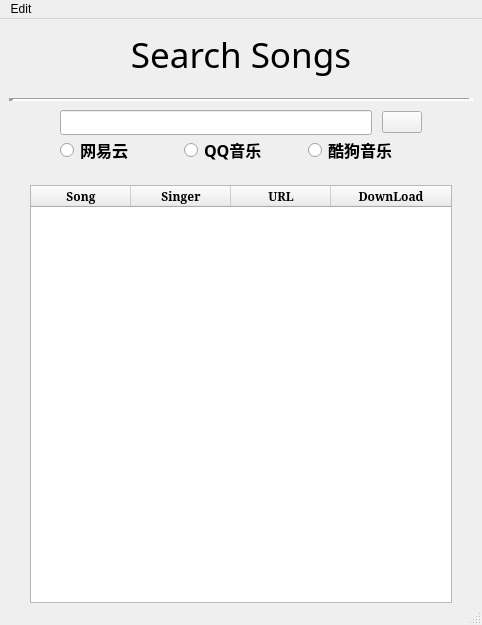
<?xml version="1.0" encoding="UTF-8"?>
<ui version="4.0">
 <class>MainWindow</class>
 <widget class="QMainWindow" name="MainWindow">
  <property name="geometry">
   <rect>
    <x>0</x>
    <y>0</y>
    <width>482</width>
    <height>625</height>
   </rect>
  </property>
  <property name="maximumSize">
   <size>
    <width>16777215</width>
    <height>16777215</height>
   </size>
  </property>
  <property name="windowTitle">
   <string>MainWindow</string>
  </property>
  <widget class="QWidget" name="centralwidget">
   <layout class="QVBoxLayout" name="verticalLayout" stretch="1,3">
    <property name="spacing">
     <number>0</number>
    </property>
    <property name="leftMargin">
     <number>0</number>
    </property>
    <property name="topMargin">
     <number>0</number>
    </property>
    <property name="rightMargin">
     <number>0</number>
    </property>
    <property name="bottomMargin">
     <number>0</number>
    </property>
    <item>
     <widget class="QWidget" name="widget" native="true">
      <layout class="QVBoxLayout" name="verticalLayout_2" stretch="4,1,1,1">
       <property name="spacing">
        <number>0</number>
       </property>
       <property name="leftMargin">
        <number>0</number>
       </property>
       <property name="topMargin">
        <number>0</number>
       </property>
       <property name="rightMargin">
        <number>0</number>
       </property>
       <property name="bottomMargin">
        <number>0</number>
       </property>
       <item>
        <widget class="QWidget" name="widget_3" native="true">
         <layout class="QHBoxLayout" name="horizontalLayout">
          <property name="spacing">
           <number>0</number>
          </property>
          <property name="leftMargin">
           <number>0</number>
          </property>
          <property name="topMargin">
           <number>0</number>
          </property>
          <property name="rightMargin">
           <number>0</number>
          </property>
          <property name="bottomMargin">
           <number>0</number>
          </property>
          <item>
           <widget class="QLabel" name="Title">
            <property name="font">
             <font>
              <family>Showcard Gothic</family>
              <pointsize>26</pointsize>
              <weight>50</weight>
              <bold>false</bold>
             </font>
            </property>
            <property name="text">
             <string>Search Songs</string>
            </property>
            <property name="alignment">
             <set>Qt::AlignCenter</set>
            </property>
           </widget>
          </item>
         </layout>
        </widget>
       </item>
       <item>
        <widget class="QWidget" name="widget_6" native="true">
         <property name="font">
          <font>
           <weight>50</weight>
           <bold>false</bold>
          </font>
         </property>
         <layout class="QVBoxLayout" name="verticalLayout_3">
          <item>
           <widget class="Line" name="Line">
            <property name="font">
             <font>
              <weight>50</weight>
              <bold>false</bold>
             </font>
            </property>
            <property name="frameShadow">
             <enum>QFrame::Sunken</enum>
            </property>
            <property name="lineWidth">
             <number>5</number>
            </property>
            <property name="orientation">
             <enum>Qt::Horizontal</enum>
            </property>
           </widget>
          </item>
         </layout>
        </widget>
       </item>
       <item>
        <widget class="QWidget" name="widget_4" native="true">
         <layout class="QHBoxLayout" name="horizontalLayout_2">
          <property name="spacing">
           <number>10</number>
          </property>
          <property name="leftMargin">
           <number>60</number>
          </property>
          <property name="topMargin">
           <number>0</number>
          </property>
          <property name="rightMargin">
           <number>60</number>
          </property>
          <property name="bottomMargin">
           <number>0</number>
          </property>
          <item>
           <widget class="QLineEdit" name="SongName">
            <property name="minimumSize">
             <size>
              <width>0</width>
              <height>25</height>
             </size>
            </property>
            <property name="font">
             <font>
              <family>楷体</family>
              <pointsize>13</pointsize>
              <weight>75</weight>
              <bold>true</bold>
              <stylestrategy>PreferAntialias</stylestrategy>
             </font>
            </property>
           </widget>
          </item>
          <item>
           <widget class="QPushButton" name="Search">
            <property name="text">
             <string/>
            </property>
            <property name="icon">
             <iconset>
              <normaloff>Icon/Search.png</normaloff>Icon/Search.png</iconset>
            </property>
            <property name="iconSize">
             <size>
              <width>25</width>
              <height>25</height>
             </size>
            </property>
           </widget>
          </item>
         </layout>
        </widget>
       </item>
       <item>
        <widget class="QWidget" name="widget_5" native="true">
         <layout class="QHBoxLayout" name="horizontalLayout_3">
          <property name="spacing">
           <number>10</number>
          </property>
          <property name="leftMargin">
           <number>60</number>
          </property>
          <property name="topMargin">
           <number>0</number>
          </property>
          <property name="rightMargin">
           <number>60</number>
          </property>
          <property name="bottomMargin">
           <number>0</number>
          </property>
          <item>
           <widget class="QRadioButton" name="WYYMusic">
            <property name="font">
             <font>
              <family>楷体</family>
              <pointsize>12</pointsize>
              <weight>75</weight>
              <bold>true</bold>
             </font>
            </property>
            <property name="text">
             <string>网易云</string>
            </property>
           </widget>
          </item>
          <item>
           <widget class="QRadioButton" name="QQMusic">
            <property name="font">
             <font>
              <family>楷体</family>
              <pointsize>12</pointsize>
              <weight>75</weight>
              <bold>true</bold>
             </font>
            </property>
            <property name="text">
             <string>QQ音乐</string>
            </property>
           </widget>
          </item>
          <item>
           <widget class="QRadioButton" name="KuGouMusic">
            <property name="font">
             <font>
              <family>楷体</family>
              <pointsize>12</pointsize>
              <weight>75</weight>
              <bold>true</bold>
             </font>
            </property>
            <property name="text">
             <string>酷狗音乐</string>
            </property>
           </widget>
          </item>
         </layout>
        </widget>
       </item>
      </layout>
     </widget>
    </item>
    <item>
     <widget class="QWidget" name="widget_2" native="true">
      <layout class="QGridLayout" name="gridLayout">
       <property name="leftMargin">
        <number>30</number>
       </property>
       <property name="topMargin">
        <number>20</number>
       </property>
       <property name="rightMargin">
        <number>30</number>
       </property>
       <property name="bottomMargin">
        <number>0</number>
       </property>
       <property name="spacing">
        <number>0</number>
       </property>
       <item row="0" column="0">
        <widget class="QTableWidget" name="DisplayTable">
         <property name="styleSheet">
          <string notr="true">QTableWidget::item::selected
{
	background-color:lightblue;
};</string>
         </property>
         <property name="lineWidth">
          <number>1</number>
         </property>
         <property name="sizeAdjustPolicy">
          <enum>QAbstractScrollArea::AdjustToContents</enum>
         </property>
         <property name="alternatingRowColors">
          <bool>false</bool>
         </property>
         <property name="showGrid">
          <bool>true</bool>
         </property>
         <property name="gridStyle">
          <enum>Qt::SolidLine</enum>
         </property>
         <property name="rowCount">
          <number>0</number>
         </property>
         <attribute name="horizontalHeaderCascadingSectionResizes">
          <bool>false</bool>
         </attribute>
         <attribute name="horizontalHeaderDefaultSectionSize">
          <number>100</number>
         </attribute>
         <attribute name="horizontalHeaderHighlightSections">
          <bool>true</bool>
         </attribute>
         <attribute name="horizontalHeaderMinimumSectionSize">
          <number>27</number>
         </attribute>
         <attribute name="horizontalHeaderStretchLastSection">
          <bool>true</bool>
         </attribute>
         <attribute name="verticalHeaderVisible">
          <bool>false</bool>
         </attribute>
         <attribute name="verticalHeaderCascadingSectionResizes">
          <bool>false</bool>
         </attribute>
         <attribute name="verticalHeaderStretchLastSection">
          <bool>false</bool>
         </attribute>
         <column>
          <property name="text">
           <string>Song</string>
          </property>
          <property name="font">
           <font>
            <family>MS Serif</family>
            <weight>75</weight>
            <bold>true</bold>
           </font>
          </property>
          <property name="textAlignment">
           <set>AlignCenter</set>
          </property>
         </column>
         <column>
          <property name="text">
           <string>Singer</string>
          </property>
          <property name="font">
           <font>
            <family>MS Serif</family>
            <weight>75</weight>
            <bold>true</bold>
           </font>
          </property>
          <property name="textAlignment">
           <set>AlignCenter</set>
          </property>
         </column>
         <column>
          <property name="text">
           <string>URL</string>
          </property>
          <property name="font">
           <font>
            <family>MS Serif</family>
            <weight>75</weight>
            <bold>true</bold>
           </font>
          </property>
          <property name="textAlignment">
           <set>AlignCenter</set>
          </property>
         </column>
         <column>
          <property name="text">
           <string>DownLoad</string>
          </property>
          <property name="font">
           <font>
            <family>MS Serif</family>
            <weight>75</weight>
            <bold>true</bold>
           </font>
          </property>
          <property name="textAlignment">
           <set>AlignCenter</set>
          </property>
         </column>
        </widget>
       </item>
      </layout>
     </widget>
    </item>
   </layout>
  </widget>
  <widget class="QMenuBar" name="menubar">
   <property name="geometry">
    <rect>
     <x>0</x>
     <y>0</y>
     <width>482</width>
     <height>25</height>
    </rect>
   </property>
   <widget class="QMenu" name="menuEdit">
    <property name="tearOffEnabled">
     <bool>false</bool>
    </property>
    <property name="title">
     <string>Edit</string>
    </property>
    <addaction name="Clear"/>
   </widget>
   <addaction name="menuEdit"/>
  </widget>
  <widget class="QStatusBar" name="statusbar"/>
  <action name="Clear">
   <property name="text">
    <string>Clear</string>
   </property>
  </action>
 </widget>
 <resources/>
 <connections/>
</ui>
